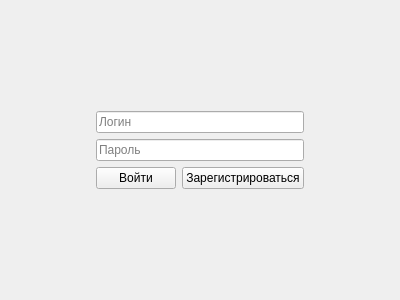
<?xml version="1.0" encoding="UTF-8"?>
<ui version="4.0">
 <class>AuthWidget</class>
 <widget class="QWidget" name="AuthWidget">
  <property name="geometry">
   <rect>
    <x>0</x>
    <y>0</y>
    <width>400</width>
    <height>300</height>
   </rect>
  </property>
  <property name="windowTitle">
   <string>Form</string>
  </property>
  <layout class="QVBoxLayout" name="verticalLayout_2">
   <item>
    <spacer name="verticalSpacer">
     <property name="orientation">
      <enum>Qt::Vertical</enum>
     </property>
     <property name="sizeHint" stdset="0">
      <size>
       <width>20</width>
       <height>86</height>
      </size>
     </property>
    </spacer>
   </item>
   <item>
    <layout class="QHBoxLayout" name="horizontalLayout_2">
     <item>
      <spacer name="horizontalSpacer">
       <property name="orientation">
        <enum>Qt::Horizontal</enum>
       </property>
       <property name="sizeHint" stdset="0">
        <size>
         <width>40</width>
         <height>20</height>
        </size>
       </property>
      </spacer>
     </item>
     <item>
      <layout class="QVBoxLayout" name="verticalLayout">
       <item>
        <widget class="QLineEdit" name="loginLineEdit">
         <property name="placeholderText">
          <string>Логин</string>
         </property>
        </widget>
       </item>
       <item>
        <widget class="QLineEdit" name="passwordLineEdit">
         <property name="echoMode">
          <enum>QLineEdit::Password</enum>
         </property>
         <property name="placeholderText">
          <string>Пароль</string>
         </property>
        </widget>
       </item>
       <item>
        <layout class="QHBoxLayout" name="horizontalLayout">
         <item>
          <widget class="QPushButton" name="loginPushButton">
           <property name="text">
            <string>Войти</string>
           </property>
           <property name="shortcut">
            <string>Return</string>
           </property>
          </widget>
         </item>
         <item>
          <widget class="QPushButton" name="registerPushButton">
           <property name="text">
            <string>Зарегистрироваться</string>
           </property>
          </widget>
         </item>
        </layout>
       </item>
      </layout>
     </item>
     <item>
      <spacer name="horizontalSpacer_2">
       <property name="orientation">
        <enum>Qt::Horizontal</enum>
       </property>
       <property name="sizeHint" stdset="0">
        <size>
         <width>40</width>
         <height>20</height>
        </size>
       </property>
      </spacer>
     </item>
    </layout>
   </item>
   <item>
    <spacer name="verticalSpacer_2">
     <property name="orientation">
      <enum>Qt::Vertical</enum>
     </property>
     <property name="sizeHint" stdset="0">
      <size>
       <width>20</width>
       <height>85</height>
      </size>
     </property>
    </spacer>
   </item>
  </layout>
 </widget>
 <resources/>
 <connections/>
</ui>
